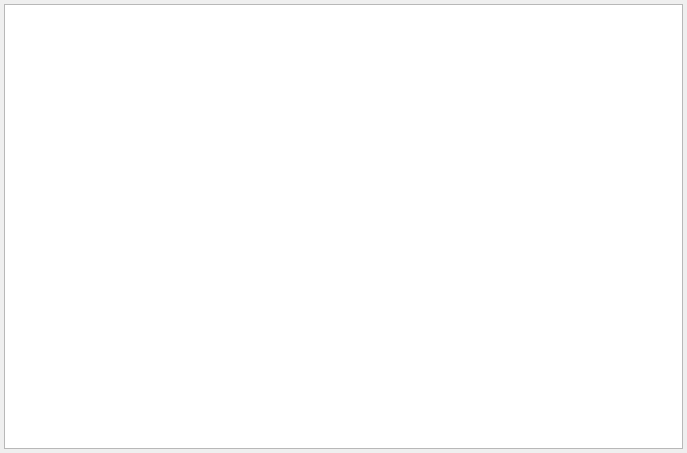
<?xml version="1.0" encoding="UTF-8"?>
<ui version="4.0">
 <class>PropertyValueToTemplateComboBoxPopup</class>
 <widget class="QWidget" name="PropertyValueToTemplateComboBoxPopup">
  <property name="geometry">
   <rect>
    <x>0</x>
    <y>0</y>
    <width>687</width>
    <height>453</height>
   </rect>
  </property>
  <property name="windowTitle">
   <string>Form</string>
  </property>
  <layout class="QGridLayout" name="gridLayout">
   <property name="margin">
    <number>4</number>
   </property>
   <property name="spacing">
    <number>4</number>
   </property>
   <item row="2" column="0" colspan="2">
    <widget class="CTableView" name="tblPropertyTemplate"/>
   </item>
  </layout>
 </widget>
 <customwidgets>
  <customwidget>
   <class>CTableView</class>
   <extends>QTableView</extends>
   <header>library/TableView.h</header>
  </customwidget>
 </customwidgets>
 <tabstops>
  <tabstop>tblPropertyTemplate</tabstop>
 </tabstops>
 <resources/>
 <connections/>
</ui>
